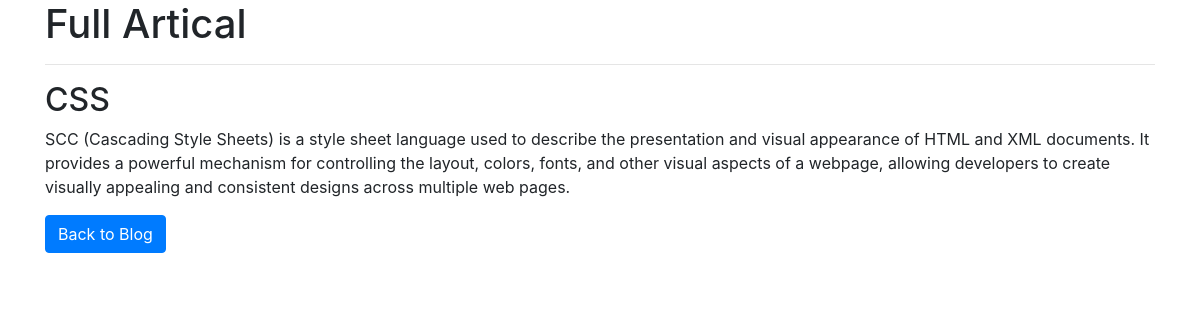
Page /view_post.php?id=9 on the committed database.
### tables this page shows
CREATE TABLE `posts` (
  `id` int(255) NOT NULL,
  `title` varchar(25) NOT NULL,
  `content` mediumtext NOT NULL,
  `created_at` datetime NOT NULL DEFAULT current_timestamp() ON UPDATE current_timestamp()
);

### view_post.php (the view, shortened to what this page needs)
<!DOCTYPE html>
<html>
<head>
  <link rel="stylesheet" href="https://maxcdn.bootstrapcdn.com/bootstrap/4.5.2/css/bootstrap.min.css">
</head>
<body>
  <div class="container bg-dark-subtle">
    <h1>Full Artical </h1>
    <hr>
    <?php
      include('dbconection.php');
      if (isset($_GET['id'])) {
        $postId = $_GET['id'];
        $query = "SELECT * FROM posts WHERE id = $postId";
        $result = mysqli_query($conn, $query);
        if (mysqli_num_rows($result) === 1) {
          $row = mysqli_fetch_assoc($result);
          $postTitle = $row['title'];
          $postContent = $row['content'];
          echo '<div class="post">';
          echo '<h2>' . $postTitle . '</h2>';
          echo '<p>' . $postContent . '</p>';
          echo '</div>';
        } else {
          echo '<p>Post not found.</p>';
        }
      } else {
        echo '<p>Invalid request.</p>';
      }
    ?>
    <a href="index.php" class="btn btn-primary">Back to Blog</a>
  </div>
</body>
</html>

### rows in the picture
posts: title "CSS", content "SCC (Cascading Style Sheets) is a style sheet language used to describe the presentation and visual appearance of HTML and XML documents. It provides a powerful mechanism for controlling the layout, colors, fonts, and other visual aspects of a webpage, allowing developers to create visually appealing and consistent designs across multiple web pages."
